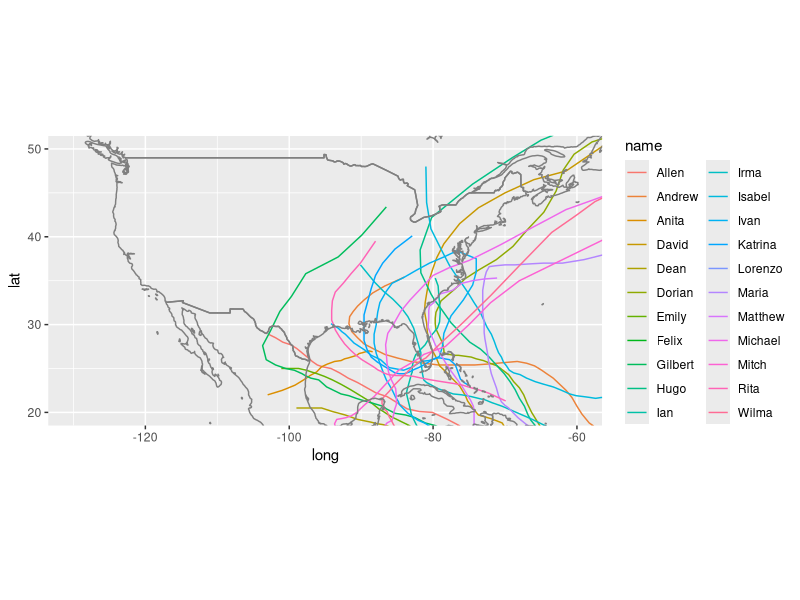
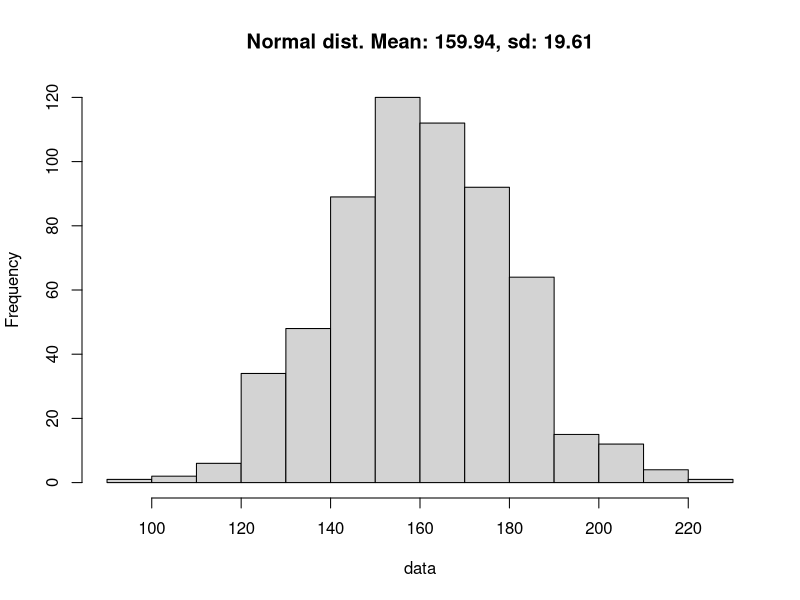

Generate these figures, in order, with R: (Note: this script raises an error after producing the figures.)
## ---- chunk 1
knitr::opts_chunk$set(echo = TRUE)
library(tidyverse)
## ---- chunk 2
storms %>%
  group_by(name,year) %>%
  filter(max(category,na.rm=T)==5) %>%
  ggplot(aes(long,lat,color=name)) +
  geom_path() +
  borders("world") +
  coord_quickmap(xlim=c(-130,-60),
                 ylim=c(20,50))
## ---- chunk 3
mean = 160
sd = 20
data <- rnorm(600,mean,sd)

hist(data,
     main=paste0('Normal dist. Mean: ',
                 as.character(round(mean(data),2)),
                 ', sd: ',
                 as.character(round(sd(data),2))))
## ---- chunk 4
n = 1e5
set.seed(1)

tibble(x=rchisq(n,3)) |>
  mutate(mean=mean(x),
         variance=sum(((x-x_bar)**2))/(n-1),
         var_r=var(x),
         `standard deviation` = sd(x))
## ---- chunk 5
chi_sq_samples <-
  # dist(df_t) == dist(df1 + df2)
  tibble(x=c(rchisq(n,1)+rchisq(n,1),
             rchisq(n,2),
             rchisq(n,3),
             rchisq(n,4)),
         df=rep(c(22,as.character(2:4)),each=n))

chi_sq_samples |>
  ggplot(aes(x,fill=df)) +
  geom_density(alpha=.5) +
  labs(fill='df',x='sample')
## ---- chunk 6
chi_sq_samples <-
  # dist(df_t) == dist(df1 + df2)
  tibble(x=c(rchisq(n,1)+rchisq(n,1),
             rchisq(n,2),
             rchisq(n,3),
             rchisq(n,4)),
         df=rep(c(2,as.character(2:4)),n))

chi_sq_samples |>
  ggplot(aes(x,fill=df)) +
  geom_density(alpha=.5) +
  labs(fill='df',x='sample')

chi_sq_samples2 <-
  tibble(x=c(rchisq(n/3,2),
             rchisq(n/3,3),
             rchisq(n/3+1,4)),
         df=rep(3,n))

ggplot(data = chi_sq_samples,aes(x,fill=df)) +
  geom_density(alpha=.5) +
  geom_density(data = chi_sq_samples2, alpha=.5,fill='purple') +
  labs(fill='df',x='sample')
## ---- chunk 7
midwest
glimpse(midwest)

print(class(midwest['poptotal']))
print(class(midwest[['poptotal']]))

formatC(100000, format="d", big.mark=",")

my_vector <- c(10000)
midwest[midwest$poptotal %in% my_vector,]

midwest[order(midwest$poptotal,decreasing=T),c("county")] %>% head()

## ---- chunk 8
# intuitive derivatives
x=1:10

x**2
c(x**2,0) - c(0,x**2) + 1
2*x
print('')
x**3
(c(x**3,0) - c(0,x**3))
3*(x**2)
## ---- chunk 9
# how does %in% work? separates each RHS element
identical(1:4 %in% c(1,-1), 1:4==1|1:4==-1)
## ---- chunk 10
midwest$percpovertyunknown <- 100 - midwest$percpovertyknown

midwest$lowestimate = round(midwest$percbelowpoverty)

# % below poverty = N below poverty / N known status
# % unknown poverty status = N unknown poverty / total pop
# so to get these to the same units we need to use
# % known status = N known status / total pop
midwest <- midwest |>
  mutate(highestimate = round((percbelowpoverty * percpovertyknown)/100 + percpovertyunknown))

midwest[midwest$highestimate>35,c('county','state','lowestimate','highestimate')]
## ---- chunk 11
midwest$r <- rank(midwest$popamerindian,ties.method='first')
midwest$r2 <- row_number(midwest$popamerindian)

midwest[order(midwest$r),c('r','r2','popamerindian')]
## ---- chunk 12
summary(midwest[,c('popdensity','popamerindian')])
fivenum(midwest$popamerindian)
## ---- chunk 13
x <- c(1,2,3,4)
# vector recycling occurs
x[c(T,F)]
# delete the first element
x[-1]
## ---- chunk 14
midwest |>
  filter(area>.01,
         popamerindian==max(popamerindian)) |>
  print()

midwest |>
  filter(area>.01) |>
  filter(popamerindian==max(popamerindian))
## ---- chunk 15
# detecting user environment
if (Sys.getenv('USER')=='kyi') {
  setwd('~/')
} else {
  print(paste0('unknown user: ', getwd()))
}

# if else can't handle NAs so you may have to check edge cases with is.na()
